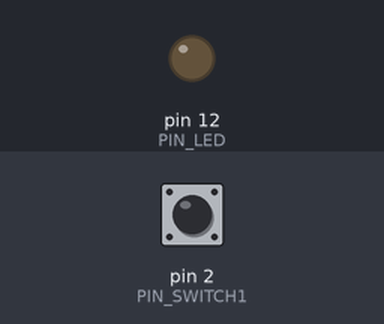
This sketch was run on a simulated Arduino Uno, built with avr-gcc and run on an emulated ATmega328P. Shown: output pins drawn as LEDs (lit = HIGH). Inputs (shaded band) come from the test bench; at power-on: pin 2 (PIN_SWITCH1) LOW.

Above: at 1.2 s.
1.3 s: pin 2 (PIN_SWITCH1) pulled HIGH for 0.15 s
At 1.4 s:
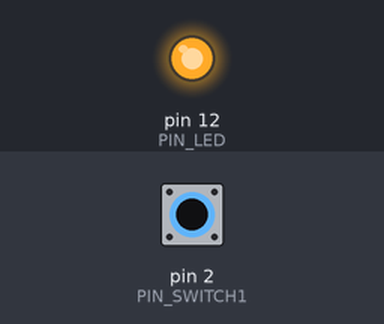
3.0 s: pin 2 (PIN_SWITCH1) pulled HIGH for 3.2 s
At 6.8 s:
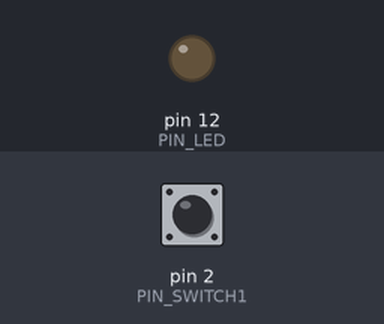
Timing chart, 0 to 8.3 s (numbered marks = the images above; inputs shaded):
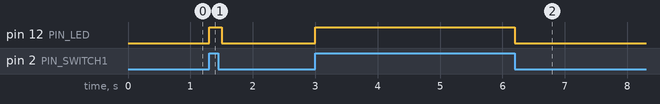

The sketch:

day-03_switches.ino
```cpp
// CONFIG

#define PIN_LED 12
#define PIN_SWITCH1 2

// SETUP AND MAIN LOOP

void setup() {
  pinMode(PIN_LED, OUTPUT);
  pinMode(PIN_SWITCH1, INPUT);
  digitalWrite(PIN_LED, HIGH);
}

void loop() {
  if (digitalRead(PIN_SWITCH1) == HIGH) {
    digitalWrite(PIN_LED, HIGH);
  } else {
    digitalWrite(PIN_LED, LOW);
  }
  delay(100);
}
```

Measured:
- after the input at 1.3 s, pin 12 (PIN_LED): LOW → HIGH at once, → LOW 0.20 s later
- after the input at 3.0 s, pin 12 (PIN_LED): LOW → HIGH at once, → LOW 3.2 s later
